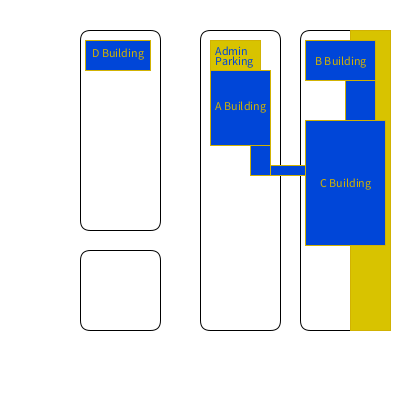
Frame 1 (no input)
Frame 60 (the mouse pressed at the canvas centre just before this capture): identical to frame 1, image omitted
Frame 120 (the mouse held since frame 60 and released just before this capture): identical to frame 1, image omitted

The Processing sketch that drew this single still picture (run headless with seeded random() and noise(); from frame 60 on, the mouse is pressed at the canvas centre):

// Processing sketch: DeSissoWeek4
// ── DeSissoWeek4.pde

  int yellow = #D8C300;
  int darkYellow = #D1B202;
  int purple = #BFAFD1;
  int blue = #0046D8;
  int gray = #D1D1D1;
  int green = #4FFF29;
      
void setup(){
   size(400, 400);
  }



 void draw(){
   background(255);
   
   noFill();
   stroke(0);
   rect(300,30, 80, 300, 10);
   
   noFill();
   stroke(0);
   rect(200,30, 80, 300, 10);
   
   noFill();
   stroke(0);
   rect(80,30, 80, 200, 10);
   
   noFill();
   stroke(0);
   rect(80,250, 80, 80, 10);
   
   stroke(darkYellow);
   fill(yellow);
   rect(350,30, 40, 300);
   
   stroke(darkYellow);
   fill(blue);
   rect(305,120, 80, 125);
   
   fill(darkYellow);
   text("C Building", 320, 187);

   stroke(darkYellow);
   fill(blue);
   rect(305,40, 70, 40);
   fill(blue);
   rect(345,80, 30, 40);
   
   fill(darkYellow);
   text("B Building", 315, 65);
   
   stroke(darkYellow);
   fill(blue);
   rect(270,165, 35, 10);
   
   stroke(darkYellow);
   fill(yellow);
   rect(210,40, 50, 30);
   
   fill(blue);
   text("Admin", 215, 55);
   text("Parking ", 215, 65);
   stroke(darkYellow);
   fill(blue);
   rect(210,70, 60, 75);
   
   stroke(darkYellow);
   fill(blue);
   rect(250,145, 20, 30);
  
   fill(darkYellow);
   text("A Building", 215, 110);
   
   stroke(darkYellow);
   fill(blue);
   rect(85,40, 65, 30);
  
   fill(darkYellow);
   text("D Building", 92, 57);
   
   
 
   
  
   
};
